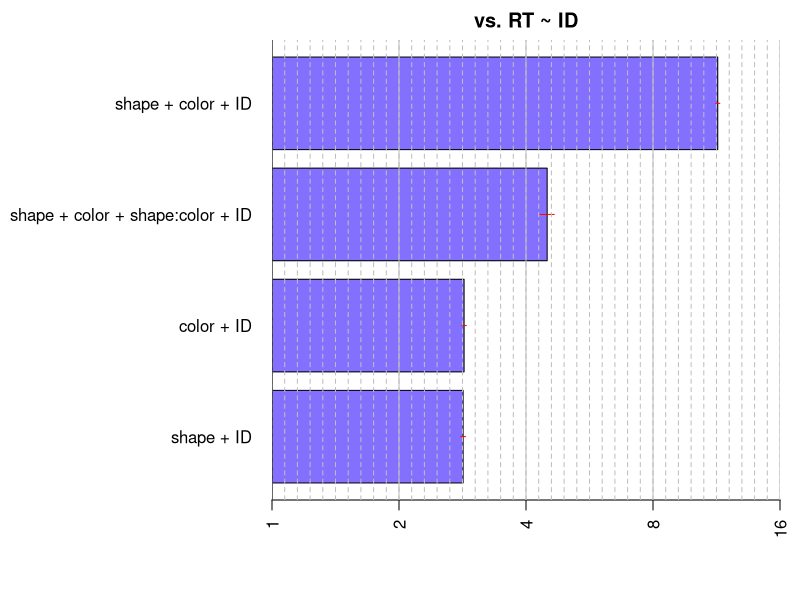

The R script that drew this image:
## ---- chunk 1
library(BayesFactor)
data(puzzles)
bf = anovaBF(RT ~ shape*color + ID, data=puzzles,whichRandom="ID",progress=FALSE)
#chains = posterior(bf[4],iterations=1000000,progress=FALSE)
## ---- chunk 2
bf
par(mfrow=c(1,1),las=1)
#plot(density(chains[,1]),main=colnames(chains)[1],ylab="Posterior density",xlab="Effect")
plot(bf,marginExpand = .30,logbase="log2")
